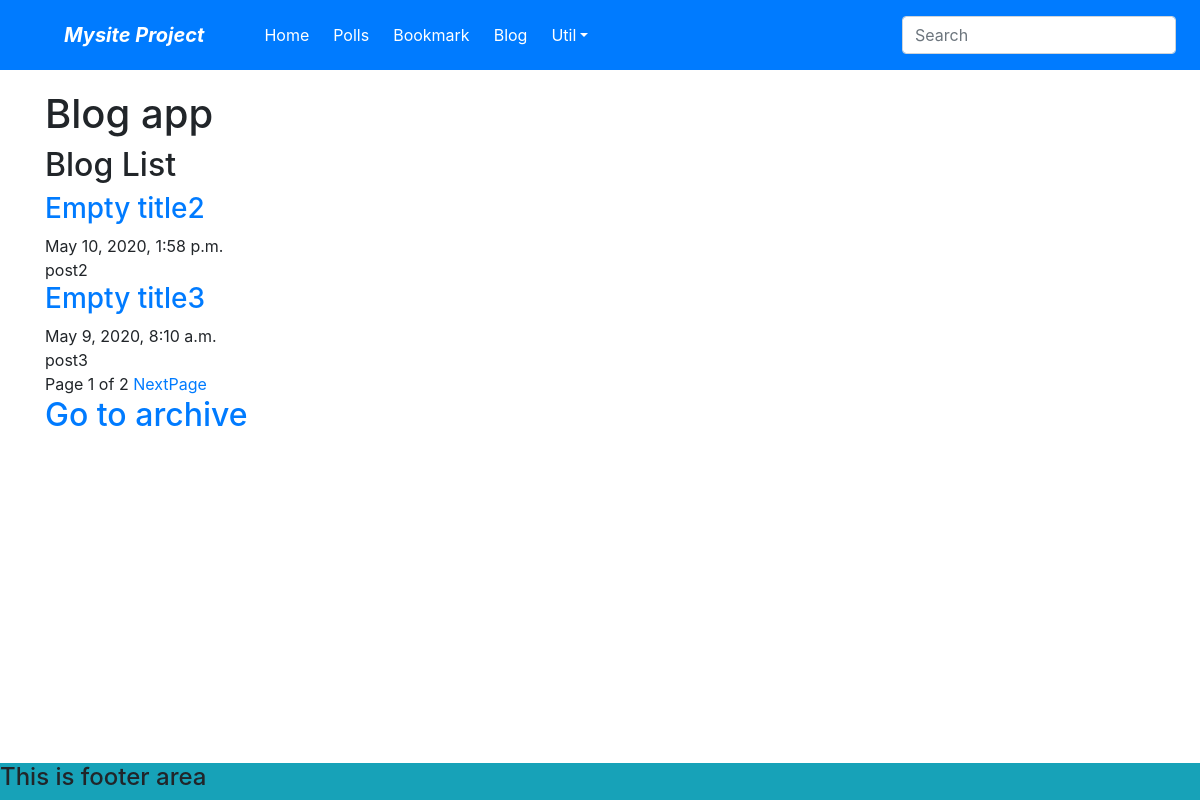
Screenshot of /blog/ with the database file from the repository.
### blog/models.py (models this page shows, shortened)
class Post(models.Model):
    title = models.CharField(verbose_name='Post_Title', max_length=100, default="Empty title", blank=True)
    slug = models.SlugField(verbose_name='SLUG', unique=True, allow_unicode=True,\
        help_text='one word for title alias.')
    description = models.CharField(verbose_name='Description', max_length=100, blank=True, help_text= 'simple \
        description text.')
    content = models.TextField('CONTENT')
    create_dt = models.DateTimeField('CREATE DATE', auto_now_add=True)
    modify_dt = models.DateTimeField('MODIFIED DATE', auto_now=False)
    class Meta:
        verbose_name = 'posting'
        verbose_name_plural = 'postings'
        db_table = 'blog_posts'
        ordering = ('-modify_dt',)

### blog/views.py (the view)
# urls.py: path('', PostLV.as_view(), name='index'),
class PostLV(ListView):
    model = Post
    template_name = 'blog/post_all.html'
    context_object_name = 'posts'
    paginate_by = 2

### blog/templates/blog/post_all.html (shortened to what this page needs)
{% extends 'home.html' %}
{% block content %}
    {% include 'blog/blogbase.html' %}
    <h2>Blog List</h2>
    {% for p in posts %}
        <h3><a href="{% url 'blog:post_detail' slug=p.slug %}">{{p.title}}</a></h3>
        {{p.modify_dt}}<br/>
        {{p.description}}<br/>
    {% endfor %}
    <div>
        <span>
            Page {{page_obj.number}} of {{page_obj.paginator.num_pages}}
            {% if page_obj.has_next %}
                <a href="?page={{page_obj.next_page_number}}">NextPage</a>
            {% endif %}
        </span>
    </div>
    <h2><a href="{% url 'blog:post_archive' %}">Go to archive</a></h2>
{% endblock %}

### rows the page displays
Post: title "Empty title2", modify_dt "May 10, 2020, 1:58 p.m.", description "post2"
Post: title "Empty title3", modify_dt "May 9, 2020, 8:10 a.m.", description "post3"

### other values shown
{{ page_obj.number }} "1"
{{ page_obj.paginator.num_pages }} "2"
